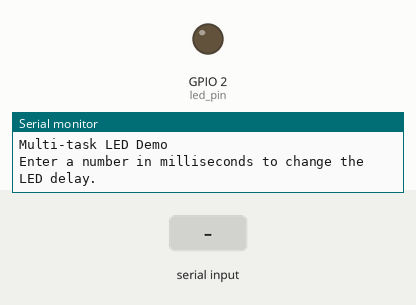
Bench run of a sketch on a simulated ESP32. Parts: output pins drawn as LEDs (lit = HIGH), the last lines printed to the serial monitor. Dashed ring = blinking. The inputs (shaded band) are chosen by the test bench.

Above: at 1.8 s.
1.9 s: "5\n" received over Serial
At 2.9 s:
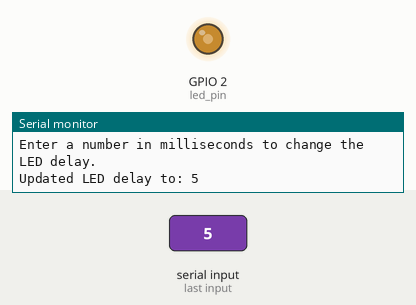
3.5 s: "90,45\n" received over Serial
At 3.72 s:
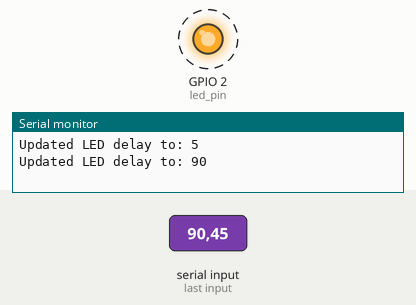
6.5 s: "30,150\n" received over Serial
8.0 s: "90\n" received over Serial
At 8.22 s:
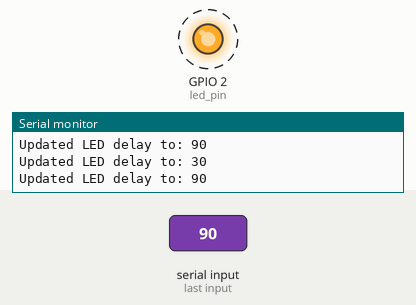
Timing chart, 0 to 12.0 s (numbered marks = the images above; inputs shaded):
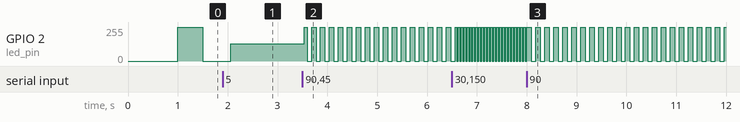

Measured:
- after the input at 3.5 s, GPIO 2 (led_pin): alternates 255/255 for 0.09 s and 0/255 for 0.09 s, starting at once
- after the input at 6.5 s, GPIO 2 (led_pin): alternates 255/255 for 0.03 s and 0/255 for 0.03 s, starting after 0.09 s
- after the input at 8.0 s, GPIO 2 (led_pin): alternates 255/255 for 0.09 s and 0/255 for 0.09 s, starting after 0.09 s

The sketch:

Part3TaskScheduling.ino
```cpp
// (licence header left out)
// Needed for atoi()
#include <stdlib.h>

// Use only core 1 for demo purposes
#if CONFIG_FREERTOS_UNICORE
  static const BaseType_t app_cpu = 0;
#else
  static const BaseType_t app_cpu = 1;
#endif

#define LED_BUILTIN 2

// Settings
static const uint8_t buf_len = 20;

// Pins
static const int led_pin = LED_BUILTIN;

// Globals
static int led_delay = 500;   // ms

//*****************************************************************************
// Tasks

// Task: Blink LED at rate set by global variable
void toggleLED(void *parameter) {
  while (1) {
    digitalWrite(led_pin, HIGH);
    vTaskDelay(led_delay / portTICK_PERIOD_MS);
    digitalWrite(led_pin, LOW);
    vTaskDelay(led_delay / portTICK_PERIOD_MS);
  }
}

// Task: Read from serial terminal
// Feel free to use Serial.readString() or Serial.parseInt(). I'm going to show
// it with atoi() in case you're doing this in a non-Arduino environment. You'd
// also need to replace Serial with your own UART code for non-Arduino.
void readSerial(void *parameters) {

  char c;
  char buf[buf_len];
  uint8_t idx = 0;

  // Clear whole buffer
  memset(buf, 0, buf_len);

  // Loop forever
  while (1) {

    // Read characters from serial
    if (Serial.available() > 0) {
      c = Serial.read();

      // Update delay variable and reset buffer if we get a newline character
      if (c == '\n') {
        led_delay = atoi(buf);
        Serial.print("Updated LED delay to: ");
        Serial.println(led_delay);
        memset(buf, 0, buf_len);
        idx = 0;
      } else {

        // Only append if index is not over message limit
        if (idx < buf_len - 1) {
          buf[idx] = c;
          idx++;
        }
      }
    }
  }
}

//*****************************************************************************
// Main

void setup() {

  // Configure pin
  pinMode(led_pin, OUTPUT);

  // Configure serial and wait a second
  Serial.begin(115200);
  vTaskDelay(1000 / portTICK_PERIOD_MS);
  Serial.println("Multi-task LED Demo");
  Serial.println("Enter a number in milliseconds to change the LED delay.");

  // Start blink task
  xTaskCreatePinnedToCore(  // Use xTaskCreate() in vanilla FreeRTOS
            toggleLED,      // Function to be called
            "Toggle LED",   // Name of task
            1024,           // Stack size (bytes in ESP32, words in FreeRTOS)
            NULL,           // Parameter to pass
            1,              // Task priority
            NULL,           // Task handle
            app_cpu);       // Run on one core for demo purposes (ESP32 only)

  // Start serial read task
  xTaskCreatePinnedToCore(  // Use xTaskCreate() in vanilla FreeRTOS
            readSerial,     // Function to be called
            "Read Serial",  // Name of task
            1024,           // Stack size (bytes in ESP32, words in FreeRTOS)
            NULL,           // Parameter to pass
            1,              // Task priority (must be same to prevent lockup)
            NULL,           // Task handle
            app_cpu);       // Run on one core for demo purposes (ESP32 only)

  // Delete "setup and loop" task
  vTaskDelete(NULL);
}

void loop() {
  // Execution should never get here
}
```
